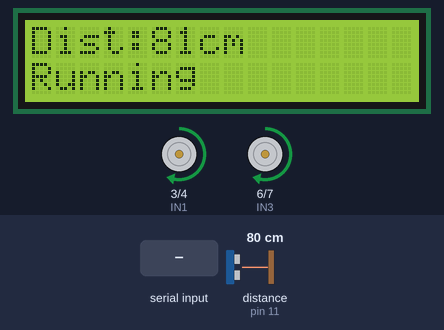
This sketch was run on a simulated Arduino Uno, built with avr-gcc and run on an emulated ATmega328P. Parts: 16×2 character LCD, motor-driver pin pairs drawn as motors (green arrow = first pin HIGH = forward, orange = second pin HIGH = backward, longer = more drive, scaled by the enable pin). The test bench sets the inputs (shaded band); at power-on: distance to the obstacle (sensor on pin 11) 80 cm. The echo pulse lasts 58.3 µs per cm; what the sketch prints to the serial monitor is not drawn.

Above: at 2.2 s.
2.3 s: "stop\n" received over Serial
At 3.6 s:
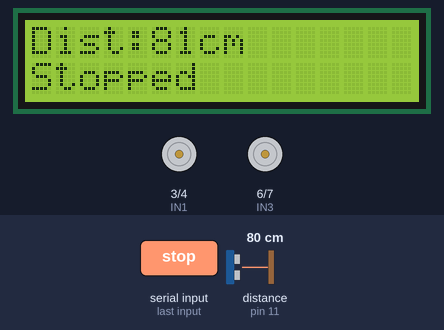
3.9 s: distance to the obstacle (sensor on pin 11) set to 2 cm
At 5.3 s:
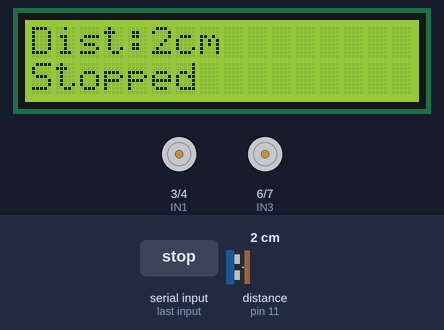
5.6 s: distance to the obstacle (sensor on pin 11) set to 4 cm
At 6.0 s:
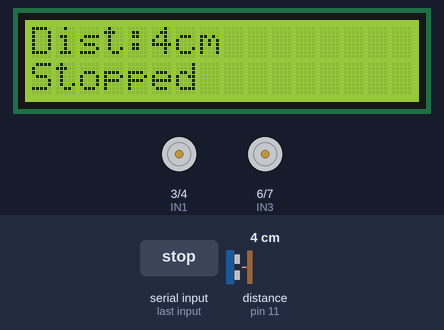
7.1 s: distance to the obstacle (sensor on pin 11) set to 9 cm
At 7.7 s:
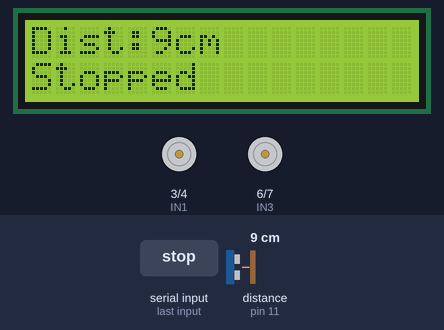
8.7 s: "resume\n" received over Serial
At 9.5 s:
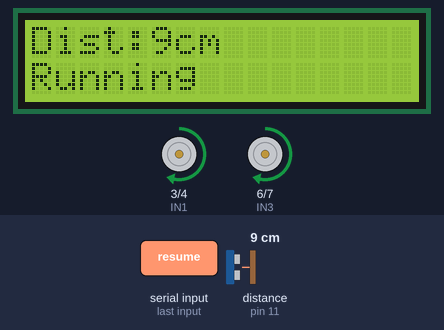
Timing chart, 0 to 11.3 s (numbered marks = the images above; inputs shaded):
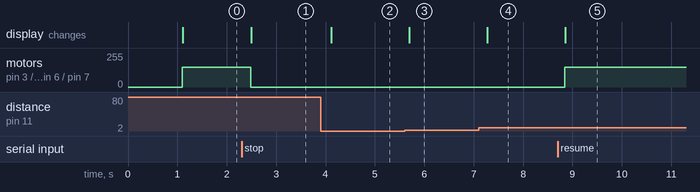

Measured:
- after the input at 2.3 s, motor on pin 3 (IN1) / pin 4 (IN2), motor on pin 6 (IN3) / pin 7 (IN4): forward 150/255 → stopped after 0.19 s; the display: changes after 0.20 s (image 1)
- after the input at 3.9 s, the display: changes after 0.21 s (image 2)
- after the input at 5.6 s, the display: changes after 0.09 s (image 3)
- after the input at 7.1 s, the display: changes after 0.17 s (image 4)
- after the input at 8.7 s, motor on pin 3 (IN1) / pin 4 (IN2), motor on pin 6 (IN3) / pin 7 (IN4): stopped → forward 150/255 after 0.14 s; the display: changes after 0.16 s (image 5)

The sketch:

bogie_control.ino
```cpp
#include <Wire.h>
#include <LiquidCrystal_I2C.h>
#include <NewPing.h>

// LCD setup
LiquidCrystal_I2C lcd(0x27, 16, 2);

// Motor pins
const int ENA = 5;
const int IN1 = 3;
const int IN2 = 4;
const int ENB = 9;
const int IN3 = 6;
const int IN4 = 7;

// Ultrasonic sensor
const int trigPin = 10;
const int echoPin = 11;
NewPing sonar(trigPin, echoPin, 200);

// Parameters
int motorSpeed = 150;
int stopDistance = 5;

// State from Pi
bool piSaysStop = false;

void setup() {
  pinMode(ENA, OUTPUT);
  pinMode(IN1, OUTPUT);
  pinMode(IN2, OUTPUT);
  pinMode(ENB, OUTPUT);
  pinMode(IN3, OUTPUT);
  pinMode(IN4, OUTPUT);

  Serial.begin(9600);
  lcd.init();
  lcd.backlight();

  lcd.setCursor(0, 0);
  lcd.print("System Boot...");
  delay(1000);
  lcd.clear();
}

void loop() {
  // Read from Pi
  if (Serial.available()) {
    String msg = Serial.readStringUntil('\n');
    msg.trim();

    if (msg == "stop") {
      piSaysStop = true;
      Serial.println("PI: STOP");
    } else if (msg == "resume") {
      piSaysStop = false;
      Serial.println("PI: RESUME");
    }
  }

  int distance = sonar.ping_cm();
  Serial.print("Ultrasonic: ");
  Serial.println(distance);

  lcd.setCursor(0, 0);
  lcd.print("Dist:");
  lcd.print(distance);
  lcd.print("cm   ");

  lcd.setCursor(0, 1);
  if (distance > stopDistance && !piSaysStop) {
    digitalWrite(IN1, HIGH);
    digitalWrite(IN2, LOW);
    digitalWrite(IN3, HIGH);
    digitalWrite(IN4, LOW);
    analogWrite(ENA, motorSpeed);
    analogWrite(ENB, motorSpeed);
    lcd.print("Running       ");
  } else {
    analogWrite(ENA, 0);
    analogWrite(ENB, 0);
    digitalWrite(IN1, LOW);
    digitalWrite(IN2, LOW);
    digitalWrite(IN3, LOW);
    digitalWrite(IN4, LOW);
    lcd.print("Stopped       ");
  }

  delay(200);
}
```
